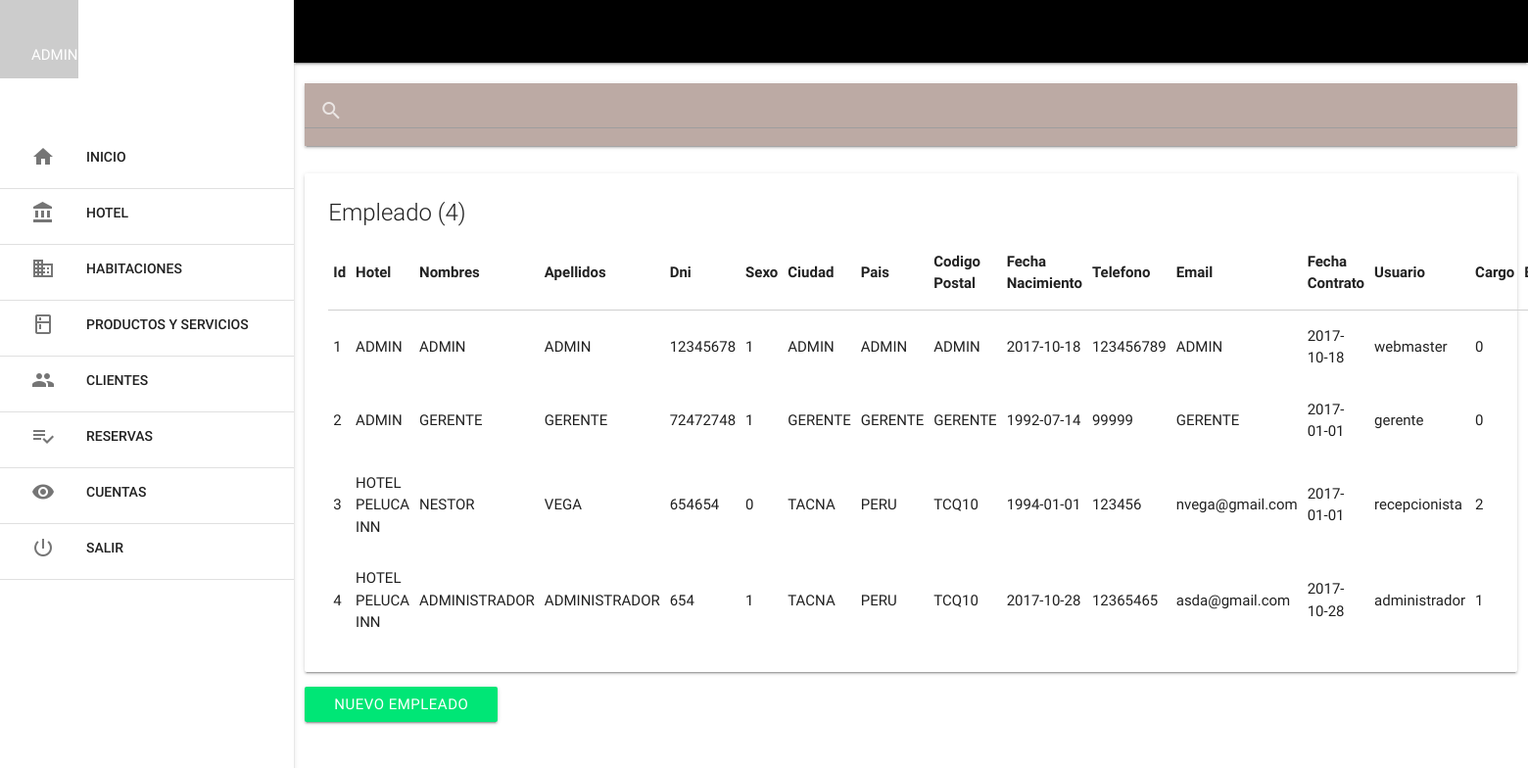
The page /mlt_empleado/index.php (signed in) on the database its author committed.
### tables this page shows
CREATE TABLE IF NOT EXISTS `mlt_empleado` (
  `emp_id` int(11) NOT NULL AUTO_INCREMENT,
  `hot_id` int(11) DEFAULT NULL,
  `emp_nombre` varchar(80) DEFAULT NULL,
  `emp_apellido` varchar(80) DEFAULT NULL,
  `emp_dni` varchar(10) DEFAULT NULL,
  `emp_sexo` tinyint(1) DEFAULT NULL,
  `emp_ciudad` varchar(50) DEFAULT NULL,
  `emp_pais` varchar(50) DEFAULT NULL,
  `emp_codigopostal` varchar(20) DEFAULT NULL,
  `emp_fechanacimiento` date DEFAULT NULL,
  `emp_telefono` int(15) DEFAULT NULL,
  `emp_email` varchar(80) DEFAULT NULL,
  `emp_fechacontrato` date DEFAULT NULL,
  `emp_usuario` varchar(80) DEFAULT NULL,
  `emp_pass` varchar(250) DEFAULT NULL,
  `emp_cargo` tinyint(1) DEFAULT NULL,
  `emp_estado` tinyint(1) DEFAULT NULL,
  PRIMARY KEY (`emp_id`),
  KEY `hot_id` (`hot_id`),
  CONSTRAINT `mlt_empleado_ibfk_1` FOREIGN KEY (`hot_id`) REFERENCES `mlt_hotel` (`hot_id`)
);

### mlt_empleado/index.php (the view, shortened to what this page needs)
<?php include '../extend/header.php';
?>
<div class="row">
        <div class = "col s12">
        </div>
</div>
<div class="row">
        <div class = "col s12">
                <nav class="brown lighten-3">
                        <div class="nav_wrapper">
                                <div class="input-field">
                                        <input type="search" id="buscar" autocomplete="off" >
                                        <label for="buscar"><i class="material-icons">search</i></label>
                                        <i class="material-icons">close</i>
                                </div>
                        </div>
                </nav>
        </div>
</div>
<?php $sel = $con->query("SELECT mlt_empleado.emp_id, mlt_empleado.hot_id, (select mlt_hotel.hot_nombre from mlt_hotel where mlt_hotel.hot_id = mlt_empleado.hot_id) as NombreHotel, mlt_empleado.emp_nombre, mlt_empleado.emp_apellido, mlt_empleado.emp_dni, mlt_empleado.emp_sexo, mlt_empleado.emp_ciudad, mlt_empleado.emp_pais, mlt_empleado.emp_codigopostal, mlt_empleado.emp_fechanacimiento, mlt_empleado.emp_telefono, mlt_empleado.emp_email, mlt_empleado.emp_fechacontrato, mlt_empleado.emp_usuario, mlt_empleado.emp_pass, mlt_empleado.emp_cargo, mlt_empleado.emp_estado FROM mlt_empleado");
        $row = mysqli_num_rows($sel);
?>
<div class="row">
        <div class="col s12">
                <div class="card">
                        <div class="card-content">
                                <span class="card-title">Empleado (<?php echo $row; ?>) </span>
                                <TABLE>
                                        <THEAD>
                                                <th>Id</th>
                                                <th>Hotel</th>
                                                <th>Nombres</th>
                                                <th>Apellidos</th>
                                                <th>Dni</th>
                                                <th>Sexo</th>
                                                <th>Ciudad</th>
                                                <th>Pais</th>
                                                <th>Codigo Postal</th>
                                                <th>Fecha Nacimiento</th>
                                                <th>Telefono</th>
                                                <th>Email</th>
                                                <th>Fecha Contrato</th>
                                                <th>Usuario</th>
                                                <th>Cargo</th>
                                                <th>Bloqueo</th>
                                        </THEAD>
                                        <?php while($f = $sel->fetch_assoc()){ ?>
                                                <tr>
                                                        <td><?php echo $f['emp_id']?></td>
                                                        <td><?php echo $f['NombreHotel']?></td>
                                                        <td><?php echo $f['emp_nombre']?></td>
                                                        <td><?php echo $f['emp_apellido']?></td>
                                                        <td><?php echo $f['emp_dni']?></td>
                                                        <td><?php echo $f['emp_sexo']?></td>
                                                        <td><?php echo $f['emp_ciudad']?></td>
                                                        <td><?php echo $f['emp_pais']?></td>
                                                        <td><?php echo $f['emp_codigopostal']?></td>
                                                        <td><?php echo $f['emp_fechanacimiento']?></td>
                                                        <td><?php echo $f['emp_telefono']?></td>
                                                        <td><?php echo $f['emp_email']?></td>
                                                        <td><?php echo $f['emp_fechacontrato']?></td>
                                                        <td><?php echo $f['emp_usuario']?></td>
                                                        <td><?php echo $f['emp_cargo']?></td>
                                                        <td>
                                                        <?php
                                                        if($f['emp_cargo'] == 0)
                                                        {
                                                        }
                                                        else
                                                        {
                                                         if($f['emp_estado'] == 1): ?>
                                                                <a href="controller_mlt_empleado.php?op=bloquear_mlt_empleado&id=<?php echo $f['emp_id'] ?>&bl=<?php echo $f['emp_estado'] ?>"><i class = "material-icons green-text">lock_open</i></a>
                                                                <?php else: ?>
                                                                <a href="controller_mlt_empleado.php?op=bloquear_mlt_empleado&id=<?php echo $f['emp_id'] ?>&bl=<?php echo $f['emp_estado'] ?>"><i class = "material-icons red-text">lock_outline</i></a>
                                                        <?php endif; ?>
                                                        </td>
                                                        <td>
                                                        <?php endif;
                                                        }?>
                                                        </td>
                                                    </tr>
                                        <?php } ?>
                                </TABLE>
                        </div>
                </div>
        </div>
        <div class="row">
                <div class = "col s12">
                        <a href="mlt_empleado_nuevo.php" class="btn green accent-3">NUEVO EMPLEADO</a>
                </div>
        </div>
</div>
<?php include '../extend/scripts.php'; ?>
</body>
</html>

### rows shown on the page
mlt_empleado: emp_id "1", NombreHotel "ADMIN", emp_nombre "ADMIN", emp_apellido "ADMIN", emp_dni "12345678", emp_sexo "1", emp_ciudad "ADMIN", emp_pais "ADMIN", emp_codigopostal "ADMIN", emp_fechanacimiento "2017-10-18", emp_telefono "123456789", emp_email "ADMIN", emp_fechacontrato "2017-10-18", emp_usuario "webmaster", emp_cargo "0"
mlt_empleado: emp_id "2", NombreHotel "ADMIN", emp_nombre "GERENTE", emp_apellido "GERENTE", emp_dni "72472748", emp_sexo "1", emp_ciudad "GERENTE", emp_pais "GERENTE", emp_codigopostal "GERENTE", emp_fechanacimiento "1992-07-14", emp_telefono "99999", emp_email "GERENTE", emp_fechacontrato "2017-01-01", emp_usuario "gerente", emp_cargo "0"
mlt_empleado: emp_id "3", NombreHotel "HOTEL PELUCA INN", emp_nombre "NESTOR", emp_apellido "VEGA", emp_dni "654654", emp_sexo "0", emp_ciudad "TACNA", emp_pais "PERU", emp_codigopostal "TCQ10", emp_fechanacimiento "1994-01-01", emp_telefono "123456", emp_email "nvega@gmail.com", emp_fechacontrato "2017-01-01", emp_usuario "recepcionista", emp_cargo "2"
mlt_empleado: emp_id "4", NombreHotel "HOTEL PELUCA INN", emp_nombre "ADMINISTRADOR", emp_apellido "ADMINISTRADOR", emp_dni "654", emp_sexo "1", emp_ciudad "TACNA", emp_pais "PERU", emp_codigopostal "TCQ10", emp_fechanacimiento "2017-10-28", emp_telefono "12365465", emp_email "asda@gmail.com", emp_fechacontrato "2017-10-28", emp_usuario "administrador", emp_cargo "1"

### other values the page prints
$_SESSION['nombre'] "ADMINISTRADOR"
$row "4"
